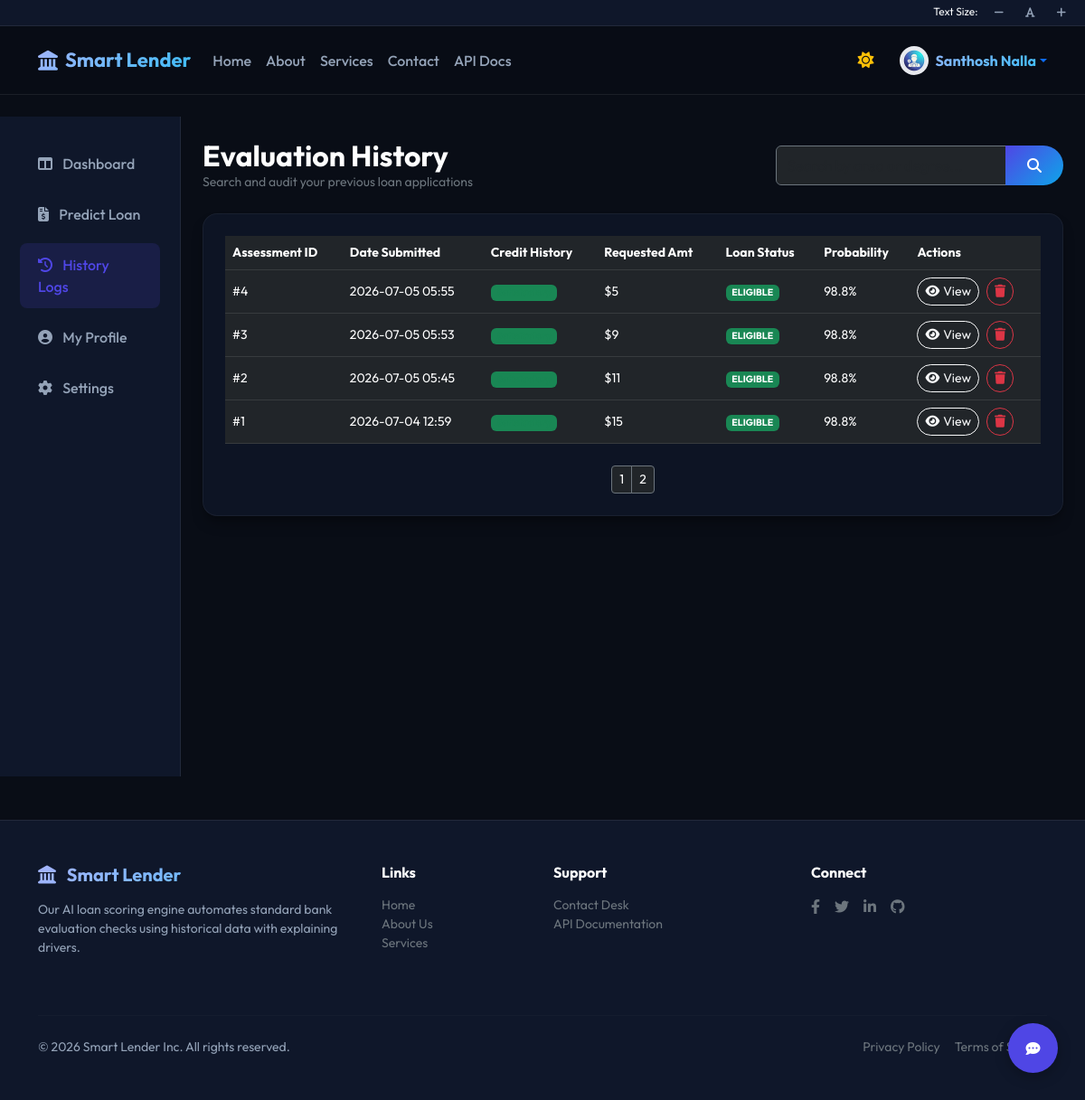
Screenshot of /history?page=2&search= (signed in) with the database file from the repository.
### database.py (models this page shows, shortened)
class User(db.Model):
    __tablename__ = 'users'
    id = db.Column(db.Integer, primary_key=True)
    username = db.Column(db.String(80), unique=True, nullable=False)
    email = db.Column(db.String(120), unique=True, nullable=False)
    password_hash = db.Column(db.String(128), nullable=False)
    full_name = db.Column(db.String(100), nullable=True)
    phone = db.Column(db.String(20), nullable=True)
    address = db.Column(db.Text, nullable=True)
    profile_pic = db.Column(db.String(100), default='default.png', nullable=False)
    role = db.Column(db.String(20), default='user', nullable=False)
    created_at = db.Column(db.DateTime, default=get_utc_now, nullable=False)
    updated_at = db.Column(db.DateTime, default=get_utc_now, onupdate=get_utc_now, nullable=False)
    predictions = db.relationship('Prediction', backref='user', lazy=True, cascade="all, delete-orphan")
    logs = db.relationship('Log', backref='user', lazy=True, cascade="all, delete-orphan")

class Prediction(db.Model):
    __tablename__ = 'predictions'
    id = db.Column(db.Integer, primary_key=True)
    user_id = db.Column(db.Integer, db.ForeignKey('users.id', ondelete='CASCADE'), nullable=True)
    gender = db.Column(db.String(10), nullable=False)
    married = db.Column(db.String(10), nullable=False)
    dependents = db.Column(db.String(10), nullable=False)
    education = db.Column(db.String(20), nullable=False)
    self_employed = db.Column(db.String(10), nullable=False)
    applicant_income = db.Column(db.Float, nullable=False)
    coapplicant_income = db.Column(db.Float, nullable=False)
    loan_amount = db.Column(db.Float, nullable=False)
    loan_amount_term = db.Column(db.Float, nullable=False)
    credit_history = db.Column(db.Float, nullable=False)
    property_area = db.Column(db.String(20), nullable=False)
    is_eligible = db.Column(db.Integer, nullable=False) # 1 = Eligible, 0 = Not Eligible
    approval_probability = db.Column(db.Float, nullable=False)
    explanation_json = db.Column(db.Text, nullable=False)
    created_at = db.Column(db.DateTime, default=get_utc_now, nullable=False)

### routes.py (the view)
@routes_bp.route('/history')
@login_required
def history():
    search = request.args.get('search', '')
    page = request.args.get('page', 1, type=int)
    query = Prediction.query.filter_by(user_id=g.user.id)
    if search:
        query = query.filter(
            (Prediction.property_area.like(f'%{search}%')) |
            (Prediction.education.like(f'%{search}%'))
        )
    predictions_pagination = query.order_by(Prediction.created_at.desc()).paginate(page=page, per_page=10, error_out=False)
    return render_template('history.html', pagination=predictions_pagination, search=search)

### templates/history.html (shortened to what this page needs)
{% extends 'layout.html' %}
{% block content %}
<div class="container-fluid">
    <div class="row">
        <div class="col-md-3 col-lg-2 sidebar d-none d-md-block py-4">
            <ul class="nav nav-pills flex-column mb-auto">
                <li class="nav-item">
                    <a href="{{ url_for('routes.dashboard') }}" class="nav-link text-white">
                        <i class="fas fa-columns me-2"></i> Dashboard
                    </a>
                </li>
                <li class="nav-item">
                    <a href="{{ url_for('routes.predict') }}" class="nav-link text-white">
                        <i class="fas fa-file-invoice-dollar me-2"></i> Predict Loan
                    </a>
                </li>
                <li class="nav-item">
                    <a href="{{ url_for('routes.history') }}" class="nav-link active">
                        <i class="fas fa-history me-2"></i> History Logs
                    </a>
                </li>
                <li class="nav-item">
                    <a href="{{ url_for('routes.profile') }}" class="nav-link text-white">
                        <i class="fas fa-user-circle me-2"></i> My Profile
                    </a>
                </li>
                <li class="nav-item">
                    <a href="{{ url_for('routes.settings') }}" class="nav-link text-white">
                        <i class="fas fa-cog me-2"></i> Settings
                    </a>
                </li>
            </ul>
        </div>
        <div class="col-md-9 col-lg-10 py-4 px-md-4">
            <div class="d-flex flex-column flex-sm-row justify-content-between align-items-sm-center mb-4" data-aos="fade-down">
                <div>
                    <h2 class="fw-bold text-white m-0">Evaluation History</h2>
                    <p class="text-secondary small m-0">Search and audit your previous loan applications</p>
                </div>
                <form action="{{ url_for('routes.history') }}" method="GET" class="mt-3 mt-sm-0">
                    <div class="input-group" style="max-width: 320px;">
                        <input type="text" name="search" class="form-control bg-dark border-secondary text-white" placeholder="Search by area or degree..." value="{{ search }}">
                        <button type="submit" class="btn btn-primary-grad"><i class="fas fa-search"></i></button>
                    </div>
                </form>
            </div>
            <div class="glass-card p-4 mb-4" data-aos="fade-up">
                <div class="table-responsive">
                    <table class="table table-dark table-hover align-middle small m-0">
                        <thead>
                            <tr>
                                <th>Assessment ID</th>
                                <th>Date Submitted</th>
                                <th>Credit History</th>
                                <th>Requested Amt</th>
                                <th>Loan Status</th>
                                <th>Probability</th>
                                <th>Actions</th>
                            </tr>
                        </thead>
                        <tbody>
                            {% for p in pagination.items %}
                                <tr>
                                    <td>#{{ p.id }}</td>
                                    <td>{{ p.created_at.strftime('%Y-%m-%d %H:%M') }}</td>
                                    <td>
                                        {% if p.credit_history == 1.0 %}
                                            <span class="badge bg-success bg-opacity-15 text-success">Satisfactory</span>
                                        {% else: %}
                                            <span class="badge bg-danger bg-opacity-15 text-danger">Unsatisfactory</span>
                                        {% endif %}
                                    </td>
                                    <td>${{ p.loan_amount|int }}</td>
                                    <td>
                                        {% if p.is_eligible == 1 %}
                                            <span class="badge bg-success">ELIGIBLE</span>
                                        {% else: %}
                                            <span class="badge bg-danger">INELIGIBLE</span>
                                        {% endif %}
                                    </td>
                                    <td>{{ (p.approval_probability * 100)|round(1) }}%</td>
                                    <td>
                                        <div class="d-flex gap-2">
                                            <a href="{{ url_for('routes.prediction_result', id=p.id) }}" class="btn btn-outline-light btn-sm rounded-pill"><i class="fas fa-eye me-1"></i>View</a>
                                            <form action="{{ url_for('routes.delete_prediction', id=p.id) }}" method="POST" onsubmit="return confirm('Are you sure you want to delete this prediction log?');">
                                                <button type="submit" class="btn btn-outline-danger btn-sm rounded-pill"><i class="fas fa-trash"></i></button>
                                            </form>
                                        </div>
                                    </td>
                                </tr>
                            {% endfor %}
                        </tbody>
                    </table>
                </div>
                {% if pagination.pages > 1 %}
                    <nav class="mt-4">
                        <ul class="pagination pagination-sm justify-content-center m-0">
                            {% for page_num in pagination.iter_pages() %}
                                {% if page_num %}
                                    <li class="page-item {% if page_num == pagination.page %}active{% endif %}">
                                        <a class="page-link bg-dark text-white border-secondary" href="{{ url_for('routes.history', page=page_num, search=search) }}">{{ page_num }}</a>
                                    </li>
                                {% else: %}
                                    <li class="page-item disabled"><span class="page-link bg-dark text-white border-secondary">...</span></li>
                                {% endif %}
                            {% endfor %}
                        </ul>
                    </nav>
                {% endif %}
            </div>
        </div>
    </div>
</div>
{% endblock %}

### templates/layout.html (shortened to what this page needs)
<!DOCTYPE html>
<html lang="en" data-theme="dark">
<head>
    <link href="https://cdn.jsdelivr.net/npm/bootstrap@5.3.0/dist/css/bootstrap.min.css" rel="stylesheet">
    <link href="https://cdnjs.cloudflare.com/ajax/libs/font-awesome/6.4.0/css/all.min.css" rel="stylesheet">
    <link href="https://unpkg.com/aos@2.3.1/dist/aos.css" rel="stylesheet">
    <link rel="stylesheet" href="{{ url_for('static', filename='css/style.css') }}">
</head>
<body>
    <div class="accessibility-bar">
        <span>Text Size:</span>
        <button id="btn-decrease-font" class="accessibility-btn" title="Decrease Font Size"><i class="fas fa-minus"></i></button>
        <button id="btn-reset-font" class="accessibility-btn" title="Reset Font Size"><i class="fas fa-font"></i></button>
        <button id="btn-increase-font" class="accessibility-btn" title="Increase Font Size"><i class="fas fa-plus"></i></button>
    </div>
    <nav class="navbar navbar-expand-lg glass-nav sticky-top py-3">
        <div class="container">
            <a class="navbar-brand text-gradient d-flex align-items-center" href="{{ url_for('routes.index') }}">
                <i class="fas fa-landmark me-2"></i> Smart Lender
            </a>
            <div class="collapse navbar-collapse" id="navbarNav">
                <ul class="navbar-nav me-auto">
                    <li class="nav-link-item"><a class="nav-link {% if request.endpoint == 'routes.index' %}active{% endif %}" href="{{ url_for('routes.index') }}">Home</a></li>
                    <li class="nav-link-item"><a class="nav-link {% if request.endpoint == 'routes.about' %}active{% endif %}" href="{{ url_for('routes.about') }}">About</a></li>
                    <li class="nav-link-item"><a class="nav-link {% if request.endpoint == 'routes.services' %}active{% endif %}" href="{{ url_for('routes.services') }}">Services</a></li>
                    <li class="nav-link-item"><a class="nav-link {% if request.endpoint == 'routes.contact' %}active{% endif %}" href="{{ url_for('routes.contact') }}">Contact</a></li>
                    <li class="nav-link-item"><a class="nav-link" href="/api/docs" target="_blank">API Docs</a></li>
                </ul>
                <div class="d-flex align-items-center gap-3">
                    <button id="theme-switcher" class="theme-switch-btn" title="Toggle Light/Dark Theme">
                        <i class="fas fa-sun text-warning"></i>
                    </button>
                    {% if g.admin %}
                        <a href="{{ url_for('routes.admin_dashboard') }}" class="btn btn-outline-light btn-sm rounded-pill px-3">Admin Panel</a>
                        <a href="{{ url_for('routes.logout') }}" class="btn btn-danger btn-sm rounded-pill px-3"><i class="fas fa-sign-out-alt"></i></a>
                    {% elif g.user %}
                        <div class="dropdown">
                            <a class="d-flex align-items-center text-decoration-none dropdown-toggle text-gradient fw-bold" href="#" role="button" id="userDropdown" data-bs-toggle="dropdown" aria-expanded="false">
                                <img src="{{ url_for('static', filename='uploads/' + g.user.profile_pic) }}" alt="Avatar" class="rounded-circle me-2" style="width: 32px; height: 32px; object-fit: cover;">
                                {{ g.user.full_name or g.user.username }}
                            </a>
                        </div>
                    {% else %}
                        <a href="{{ url_for('routes.login') }}" class="btn btn-outline-light rounded-pill px-4">Login</a>
                        <a href="{{ url_for('routes.register') }}" class="btn btn-primary-grad">Sign Up</a>
                    {% endif %}
                </div>
            </div>
        </div>
    </nav>
    <main>
        {% block content %}{% endblock %}
    </main>
    <div id="toast-container" class="position-fixed bottom-0 end-0 p-3" style="z-index: 1050;"></div>
    <button class="chatbot-toggler">
        <span class="fas fa-comment-dots"></span>
    </button>
    <footer class="py-5 mt-5">
        <div class="container">
            <div class="row">
                <div class="col-md-4 mb-4">
                    <h5 class="text-gradient fw-bold mb-3"><i class="fas fa-landmark me-2"></i> Smart Lender</h5>
                    <p class="small">Our AI loan scoring engine automates standard bank evaluation checks using historical data with explaining drivers.</p>
                </div>
                <div class="col-md-2 mb-4">
                    <h6 class="text-white fw-bold mb-3">Links</h6>
                    <ul class="list-unstyled small">
                        <li><a href="{{ url_for('routes.index') }}" class="text-secondary text-decoration-none">Home</a></li>
                        <li><a href="{{ url_for('routes.about') }}" class="text-secondary text-decoration-none">About Us</a></li>
                        <li><a href="{{ url_for('routes.services') }}" class="text-secondary text-decoration-none">Services</a></li>
                    </ul>
                </div>
                <div class="col-md-3 mb-4">
                    <h6 class="text-white fw-bold mb-3">Support</h6>
                    <ul class="list-unstyled small">
                        <li><a href="{{ url_for('routes.contact') }}" class="text-secondary text-decoration-none">Contact Desk</a></li>
                        <li><a href="/api/docs" class="text-secondary text-decoration-none">API Documentation</a></li>
                    </ul>
                </div>
                <div class="col-md-3 mb-4">
                    <h6 class="text-white fw-bold mb-3">Connect</h6>
                    <div class="d-flex gap-3">
                        <a href="#" class="text-secondary"><i class="fab fa-facebook-f"></i></a>
                        <a href="#" class="text-secondary"><i class="fab fa-twitter"></i></a>
                        <a href="#" class="text-secondary"><i class="fab fa-linkedin-in"></i></a>
                        <a href="#" class="text-secondary"><i class="fab fa-github"></i></a>
                    </div>
                </div>
            </div>
            <hr class="my-4" style="border-color: var(--border-color);">
            <div class="d-flex flex-column flex-md-row justify-content-between small">
                <p class="m-0">&copy; {{ now.year if now else '2026' }} Smart Lender Inc. All rights reserved.</p>
                <div class="d-flex gap-3">
                    <a href="#" class="text-secondary text-decoration-none">Privacy Policy</a>
                    <a href="#" class="text-secondary text-decoration-none">Terms of Service</a>
                </div>
            </div>
        </div>
    </footer>
</body>
</html>

### rows the page displays
User: profile_pic (placeholder picture), user "Santhosh Nalla"
Prediction: id "4", created_at "2026-07-05 05:55", loan_amount "5", is_eligible "ELIGIBLE", (p.approval_probability*100)|round(1) "98.8"
Prediction: id "3", created_at "2026-07-05 05:53", loan_amount "9", is_eligible "ELIGIBLE", (p.approval_probability*100)|round(1) "98.8"
Prediction: id "2", created_at "2026-07-05 05:45", loan_amount "11", is_eligible "ELIGIBLE", (p.approval_probability*100)|round(1) "98.8"
Prediction: id "1", created_at "2026-07-04 12:59", loan_amount "15", is_eligible "ELIGIBLE", (p.approval_probability*100)|round(1) "98.8"

### other values shown
{{ page_num }} "1" "2"
